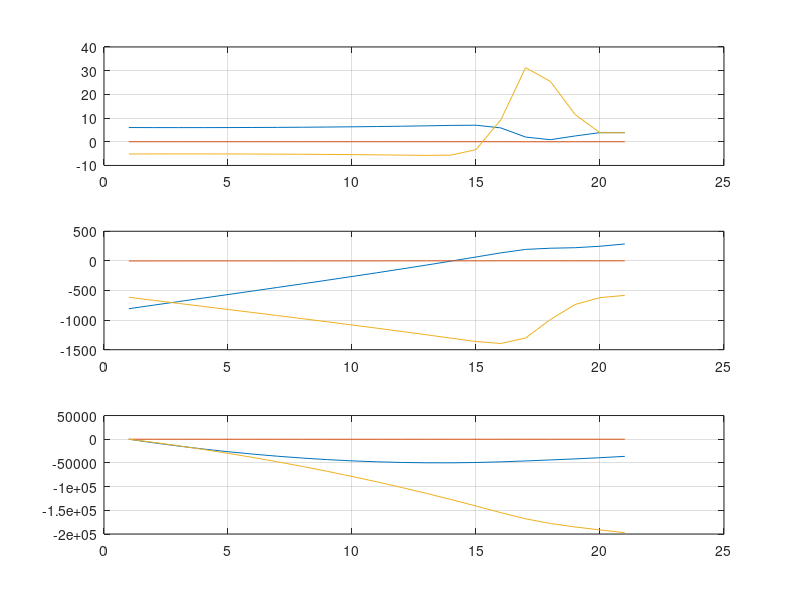

Reproduce this figure in MATLAB.
pos = [0, 0, 0];
vel = [-807.512950590576, -1.38879158941039, -614.614290958791];
acc = zeros(0, 3);
att = 68016;

dt = 10;

up = [-0.758404424476892, -0.00181315178167167, 0.651781743695304];
m = 102.158508300781 * 1000;

res = [-40821.3753890043, 19.8997795268399, -194681.987527848];

tarH = res * up' + att;

while 1
    h = att + pos(end, :) * up';
    if h < tarH
        break;
    end
    
    g = 3.5316e12 / (h + 6e5) ^ 2;
    dens = 3.407 * exp(- ((h + 18250) / 17990) ^ 2);
    acc = [acc; -g * up - vel(end, :) * norm(vel(end, :)) * dens / m];
    vel = [vel; vel(end, :) + acc(end, :) * dt];
    pos = [pos; pos(end, :) + vel(end, :) * dt];
end

acc = [acc; acc(end, :)];

clear ax;
ax(1) = subplot(3, 1, 1);
plot(acc);
grid on;

ax(2) = subplot(3, 1, 2);
plot(vel);
grid on;

ax(3) = subplot(3, 1, 3);
plot(pos);
grid on;

linkaxes(ax, 'x');
